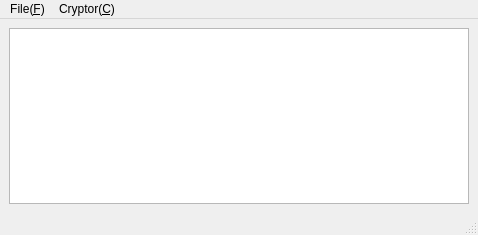
<?xml version="1.0" encoding="UTF-8"?>
<ui version="4.0">
 <class>FMainWindow</class>
 <widget class="QMainWindow" name="FMainWindow">
  <property name="geometry">
   <rect>
    <x>0</x>
    <y>0</y>
    <width>478</width>
    <height>235</height>
   </rect>
  </property>
  <property name="windowTitle">
   <string>MainWindow</string>
  </property>
  <widget class="QWidget" name="centralwidget">
   <layout class="QVBoxLayout" name="verticalLayout">
    <item>
     <widget class="QTextEdit" name="textEdit"/>
    </item>
   </layout>
  </widget>
  <widget class="QMenuBar" name="menubar">
   <property name="geometry">
    <rect>
     <x>0</x>
     <y>0</y>
     <width>478</width>
     <height>25</height>
    </rect>
   </property>
   <widget class="QMenu" name="menuFile_F">
    <property name="title">
     <string>File(&amp;F)</string>
    </property>
    <addaction name="actionOpen_O"/>
    <addaction name="actionSave_S"/>
    <addaction name="actionSave_as_A"/>
    <addaction name="separator"/>
    <addaction name="actionQuit_Q"/>
   </widget>
   <widget class="QMenu" name="menuCryptor_C">
    <property name="title">
     <string>Cryptor(&amp;C)</string>
    </property>
    <addaction name="actionEncryptor_E"/>
    <addaction name="actionDecryptor_D"/>
   </widget>
   <addaction name="menuFile_F"/>
   <addaction name="menuCryptor_C"/>
  </widget>
  <widget class="QStatusBar" name="statusbar"/>
  <action name="actionOpen_O">
   <property name="text">
    <string>Open(&amp;O)</string>
   </property>
  </action>
  <action name="actionSave_S">
   <property name="text">
    <string>Save(&amp;S)</string>
   </property>
  </action>
  <action name="actionSave_as_A">
   <property name="text">
    <string>Save as(&amp;A)</string>
   </property>
  </action>
  <action name="actionQuit_Q">
   <property name="text">
    <string>Quit(&amp;Q)</string>
   </property>
  </action>
  <action name="actionEncryptor_E">
   <property name="text">
    <string>Encryptor(&amp;E)</string>
   </property>
  </action>
  <action name="actionDecryptor_D">
   <property name="text">
    <string>Decryptor(&amp;D)</string>
   </property>
  </action>
 </widget>
 <resources/>
 <connections/>
</ui>
